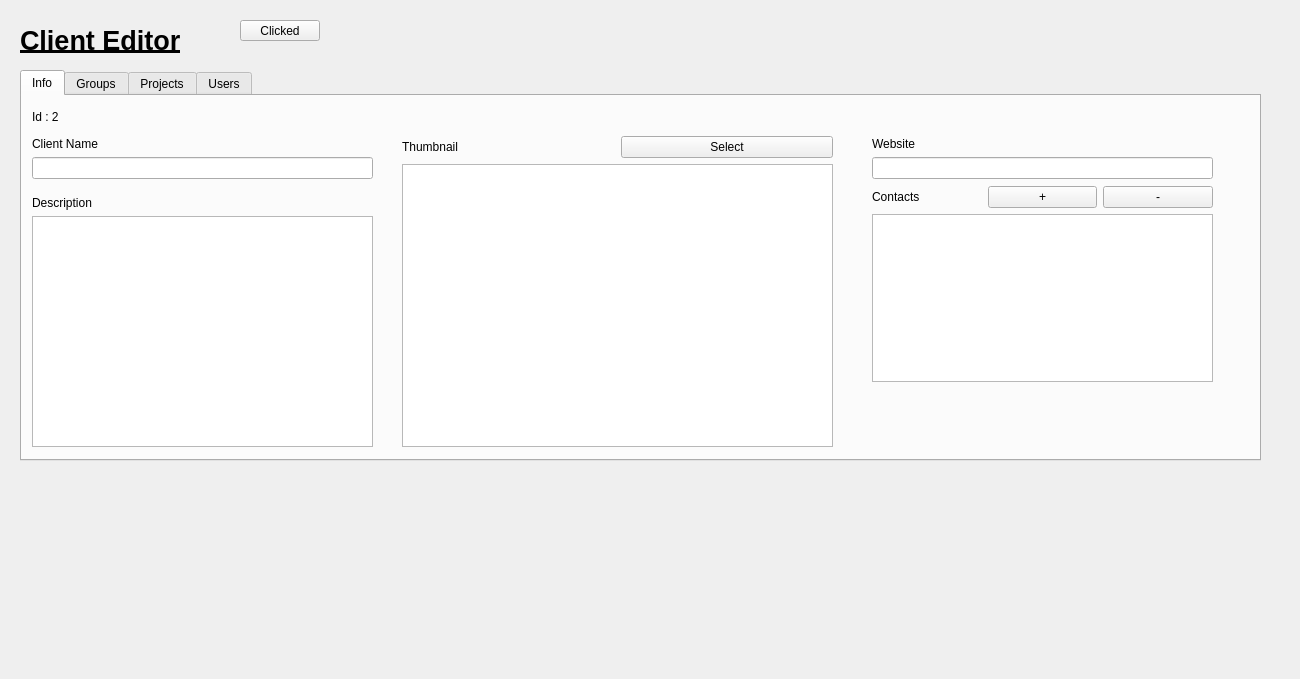
<?xml version="1.0" encoding="UTF-8"?>
<ui version="4.0">
 <class>Form</class>
 <widget class="QWidget" name="Form">
  <property name="geometry">
   <rect>
    <x>0</x>
    <y>0</y>
    <width>1300</width>
    <height>679</height>
   </rect>
  </property>
  <property name="windowTitle">
   <string>Form</string>
  </property>
  <widget class="QLabel" name="label">
   <property name="geometry">
    <rect>
     <x>20</x>
     <y>10</y>
     <width>1187</width>
     <height>61</height>
    </rect>
   </property>
   <property name="font">
    <font>
     <pointsize>20</pointsize>
     <weight>75</weight>
     <bold>true</bold>
     <underline>true</underline>
    </font>
   </property>
   <property name="text">
    <string>Client Editor</string>
   </property>
  </widget>
  <widget class="QPushButton" name="pushButton">
   <property name="geometry">
    <rect>
     <x>240</x>
     <y>20</y>
     <width>80</width>
     <height>21</height>
    </rect>
   </property>
   <property name="text">
    <string>Clicked</string>
   </property>
  </widget>
  <widget class="QTabWidget" name="tabWidgetInfo">
   <property name="geometry">
    <rect>
     <x>20</x>
     <y>70</y>
     <width>1241</width>
     <height>391</height>
    </rect>
   </property>
   <property name="currentIndex">
    <number>0</number>
   </property>
   <widget class="QWidget" name="tab_4">
    <attribute name="title">
     <string>Info</string>
    </attribute>
    <widget class="QWidget" name="layoutWidget">
     <property name="geometry">
      <rect>
       <x>10</x>
       <y>40</y>
       <width>341</width>
       <height>43</height>
      </rect>
     </property>
     <layout class="QVBoxLayout" name="verticalLayout_8">
      <item>
       <widget class="QLabel" name="label_5">
        <property name="text">
         <string>Client Name</string>
        </property>
       </widget>
      </item>
      <item>
       <widget class="QLineEdit" name="lineEditGroupName"/>
      </item>
     </layout>
    </widget>
    <widget class="QWidget" name="layoutWidget_2">
     <property name="geometry">
      <rect>
       <x>10</x>
       <y>100</y>
       <width>341</width>
       <height>251</height>
      </rect>
     </property>
     <layout class="QVBoxLayout" name="verticalLayout_2">
      <item>
       <widget class="QLabel" name="label_8">
        <property name="text">
         <string>Description</string>
        </property>
       </widget>
      </item>
      <item>
       <widget class="QTextEdit" name="textEditDescription"/>
      </item>
     </layout>
    </widget>
    <widget class="QLabel" name="label_idText">
     <property name="geometry">
      <rect>
       <x>10</x>
       <y>10</y>
       <width>339</width>
       <height>21</height>
      </rect>
     </property>
     <property name="text">
      <string>Id : 2</string>
     </property>
    </widget>
    <widget class="QWidget" name="layoutWidget_3">
     <property name="geometry">
      <rect>
       <x>380</x>
       <y>40</y>
       <width>431</width>
       <height>311</height>
      </rect>
     </property>
     <layout class="QGridLayout" name="gridLayout_2">
      <item row="0" column="0">
       <layout class="QHBoxLayout" name="horizontalLayout">
        <item>
         <widget class="QLabel" name="label_9">
          <property name="text">
           <string>Thumbnail</string>
          </property>
         </widget>
        </item>
        <item>
         <widget class="QPushButton" name="pushButtonSelectThumbnail">
          <property name="text">
           <string>Select</string>
          </property>
         </widget>
        </item>
       </layout>
      </item>
      <item row="1" column="0">
       <widget class="QGraphicsView" name="graphicsViewIcon"/>
      </item>
     </layout>
    </widget>
    <widget class="QWidget" name="layoutWidget_7">
     <property name="geometry">
      <rect>
       <x>850</x>
       <y>40</y>
       <width>341</width>
       <height>43</height>
      </rect>
     </property>
     <layout class="QVBoxLayout" name="verticalLayout_9">
      <item>
       <widget class="QLabel" name="label_11">
        <property name="text">
         <string>Website</string>
        </property>
       </widget>
      </item>
      <item>
       <widget class="QLineEdit" name="lineEditGroupName_2"/>
      </item>
     </layout>
    </widget>
    <widget class="QWidget" name="layoutWidget_8">
     <property name="geometry">
      <rect>
       <x>850</x>
       <y>90</y>
       <width>341</width>
       <height>196</height>
      </rect>
     </property>
     <layout class="QVBoxLayout" name="verticalLayout_7">
      <item>
       <layout class="QHBoxLayout" name="horizontalLayout_6">
        <item>
         <widget class="QLabel" name="label_12">
          <property name="text">
           <string>Contacts</string>
          </property>
         </widget>
        </item>
        <item>
         <widget class="QPushButton" name="pushButtonUserAdd_2">
          <property name="text">
           <string>+</string>
          </property>
         </widget>
        </item>
        <item>
         <widget class="QPushButton" name="pushButtonUserMinus_2">
          <property name="text">
           <string>-</string>
          </property>
         </widget>
        </item>
       </layout>
      </item>
      <item>
       <widget class="QTableView" name="tableViewContacts"/>
      </item>
     </layout>
    </widget>
   </widget>
   <widget class="QWidget" name="tab_2">
    <attribute name="title">
     <string>Groups</string>
    </attribute>
    <widget class="QWidget" name="layoutWidget_4">
     <property name="geometry">
      <rect>
       <x>10</x>
       <y>30</y>
       <width>1185</width>
       <height>196</height>
      </rect>
     </property>
     <layout class="QVBoxLayout" name="verticalLayout_4">
      <item>
       <layout class="QHBoxLayout" name="horizontalLayout_3">
        <item>
         <widget class="QLabel" name="label_6">
          <property name="text">
           <string>Groups</string>
          </property>
         </widget>
        </item>
        <item>
         <widget class="QPushButton" name="pushButtonUserAdd">
          <property name="text">
           <string>+</string>
          </property>
         </widget>
        </item>
        <item>
         <widget class="QPushButton" name="pushButtonUserMinus">
          <property name="text">
           <string>-</string>
          </property>
         </widget>
        </item>
       </layout>
      </item>
      <item>
       <widget class="QTableView" name="tableViewUsers_2"/>
      </item>
     </layout>
    </widget>
   </widget>
   <widget class="QWidget" name="tab_3">
    <attribute name="title">
     <string>Projects</string>
    </attribute>
    <widget class="QWidget" name="layoutWidget_5">
     <property name="geometry">
      <rect>
       <x>10</x>
       <y>40</y>
       <width>1185</width>
       <height>257</height>
      </rect>
     </property>
     <layout class="QVBoxLayout" name="verticalLayout_5">
      <item>
       <layout class="QHBoxLayout" name="horizontalLayout_4">
        <item>
         <widget class="QLabel" name="label_7">
          <property name="text">
           <string>Projects</string>
          </property>
         </widget>
        </item>
        <item>
         <widget class="QPushButton" name="pushButtonClientsAdd">
          <property name="text">
           <string>+</string>
          </property>
         </widget>
        </item>
        <item>
         <widget class="QPushButton" name="pushButtonClientsMinus">
          <property name="text">
           <string>-</string>
          </property>
         </widget>
        </item>
       </layout>
      </item>
      <item>
       <widget class="QTableView" name="tableViewClients"/>
      </item>
     </layout>
    </widget>
   </widget>
   <widget class="QWidget" name="tab">
    <attribute name="title">
     <string>Users</string>
    </attribute>
    <widget class="QWidget" name="layoutWidget_6">
     <property name="geometry">
      <rect>
       <x>10</x>
       <y>30</y>
       <width>1185</width>
       <height>257</height>
      </rect>
     </property>
     <layout class="QVBoxLayout" name="verticalLayout_6">
      <item>
       <layout class="QHBoxLayout" name="horizontalLayout_5">
        <item>
         <widget class="QLabel" name="label_10">
          <property name="text">
           <string>Users</string>
          </property>
         </widget>
        </item>
        <item>
         <widget class="QPushButton" name="pushButtonClientsAdd_2">
          <property name="text">
           <string>+</string>
          </property>
         </widget>
        </item>
        <item>
         <widget class="QPushButton" name="pushButtonClientsMinus_2">
          <property name="text">
           <string>-</string>
          </property>
         </widget>
        </item>
       </layout>
      </item>
      <item>
       <widget class="QTableView" name="tableViewClients_2"/>
      </item>
     </layout>
    </widget>
   </widget>
  </widget>
 </widget>
 <resources/>
 <connections>
  <connection>
   <sender>pushButton</sender>
   <signal>clicked()</signal>
   <receiver>Form</receiver>
   <slot>ClickedA()</slot>
   <hints>
    <hint type="sourcelabel">
     <x>294</x>
     <y>35</y>
    </hint>
    <hint type="destinationlabel">
     <x>109</x>
     <y>157</y>
    </hint>
   </hints>
  </connection>
 </connections>
 <slots>
  <slot>ClickedA()</slot>
 </slots>
</ui>
